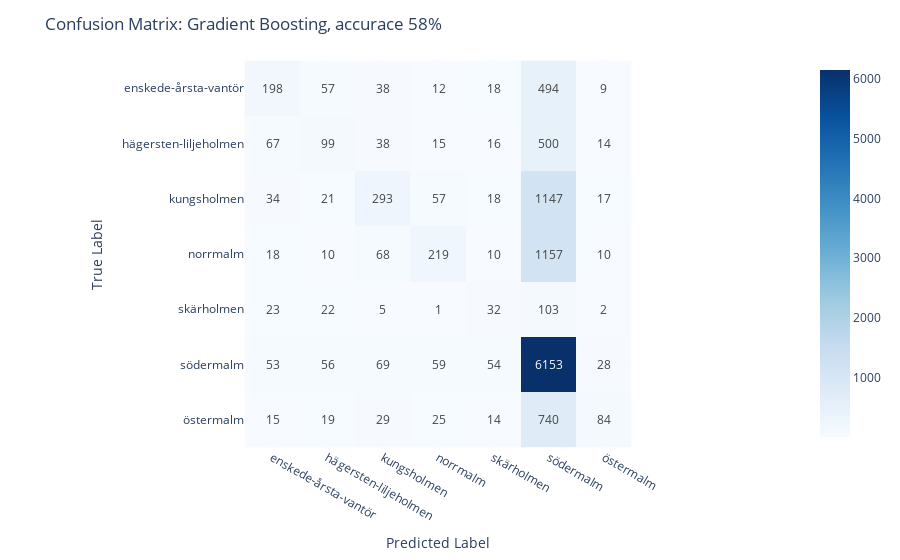

Notebook source saved alongside this figure:
### Code cell
evaluate_model(df, labels, 'model_GradientBoostingClassifier(max_features=1.0, n_estimators=500, random_state=42)_7n',
               'Gradient Boosting, accurace 58%')

### Figure 1 — Plotly figure (JSON) as saved in the notebook; plotly's stock layout.template omitted (floating-point values rounded to 4 significant figures)
{"data": [{"coloraxis": "coloraxis", "hovertemplate": "x: %{x}<br>y: %{y}<br>color: %{z}<extra></extra>", "name": "0", "texttemplate": "%{z}", "type": "heatmap", "x": ["enskede-årsta-vantör", "hägersten-liljeholmen", "kungsholmen", "norrmalm", "skärholmen", "södermalm", "östermalm"], "xaxis": "x", "y": ["enskede-årsta-vantör", "hägersten-liljeholmen", "kungsholmen", "norrmalm", "skärholmen", "södermalm", "östermalm"], "yaxis": "y", "z": [[198, 57, 38, 12, 18, 494, 9], [67, 99, 38, 15, 16, 500, 14], [34, 21, 293, 57, 18, 1147, 17], [18, 10, 68, 219, 10, 1157, 10], [23, 22, 5, 1, 32, 103, 2], [53, 56, 69, 59, 54, 6153, 28], [15, 19, 29, 25, 14, 740, 84]]}], "layout": {"coloraxis": {"colorscale": [[0, "rgb(247,251,255)"], [0.125, "rgb(222,235,247)"], [0.25, "rgb(198,219,239)"], [0.375, "rgb(158,202,225)"], [0.5, "rgb(107,174,214)"], [0.625, "rgb(66,146,198)"], [0.75, "rgb(33,113,181)"], [0.875, "rgb(8,81,156)"], [1, "rgb(8,48,107)"]]}, "margin": {"t": 60}, "title": {"text": "Confusion Matrix: Gradient Boosting, accurace 58%"}, "xaxis": {"anchor": "y", "constrain": "domain", "domain": [0, 1], "scaleanchor": "y", "title": {"text": "Predicted Label"}}, "yaxis": {"anchor": "x", "autorange": "reversed", "constrain": "domain", "domain": [0, 1], "title": {"text": "True Label"}}}}
